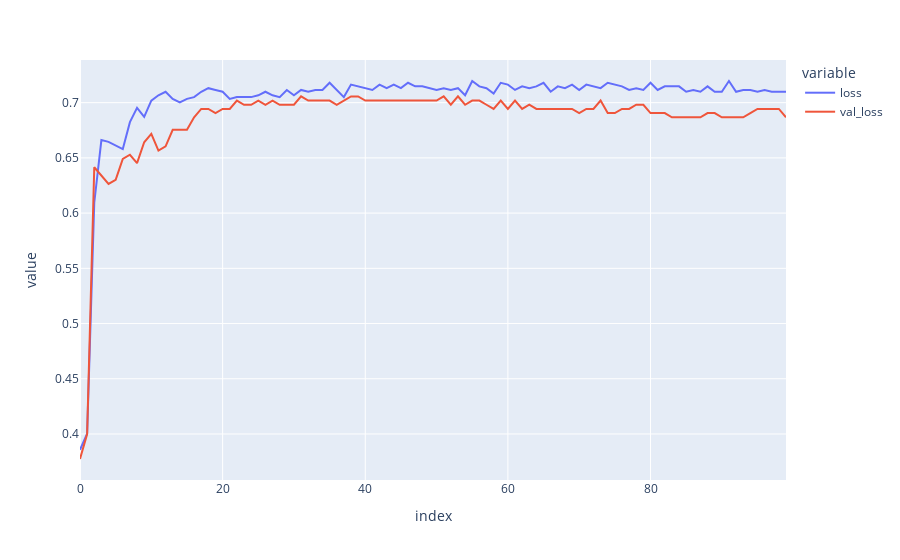

Source (notebook cell):
### Code cell
import plotly.express as px
fig = px.line({'loss': history.history['accuracy'], 'val_loss': history.history['val_accuracy']})
fig.show()
